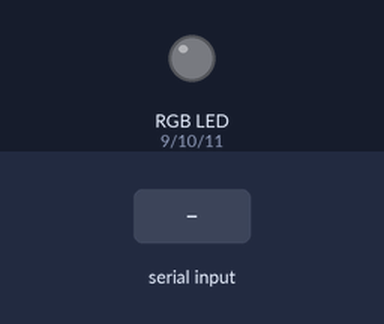
Simulated run of this sketch. Board: Arduino Uno, built with avr-gcc and run on an emulated ATmega328P. Parts: an RGB LED mixed from three pins (HIGH = lit). Inputs (shaded band) come from the test bench.

Above: at 1.2 s.
1.3 s: "r" received over Serial
At 2.5 s:
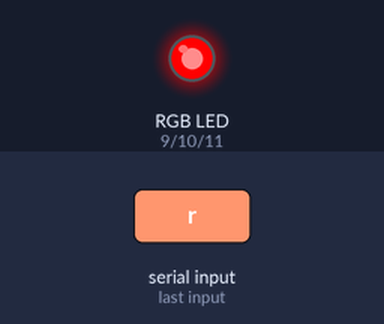
2.8 s: "g" received over Serial
At 3.7 s:
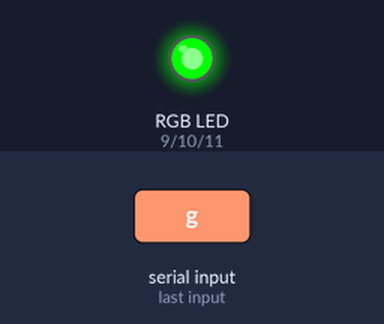
4.3 s: "b" received over Serial
At 4.9 s:
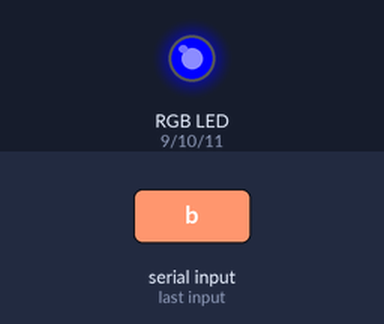
Timing chart, 0 to 7.3 s (numbered marks = the images above; inputs shaded):
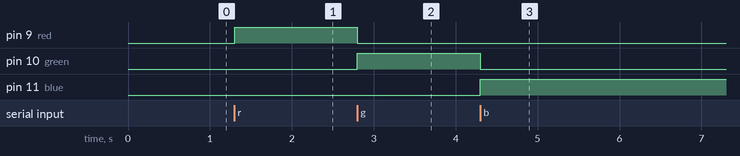

The sketch:

bluetooth_rgb.ino
```cpp
char data = ' ';
int red = 9;
int green = 10;
int blue = 11;

void setup()
{
  Serial.begin(9600);
  pinMode(red, OUTPUT);
  pinMode(green, OUTPUT);
  pinMode(blue, OUTPUT);
}

void loop()
{
  if (Serial.available())
  {
    data = Serial.read();
  }

  if (data == 'r')
  {
    digitalWrite(red, HIGH);
    digitalWrite(green, LOW);
    digitalWrite(blue, LOW);
  }
  else if (data == 'g')
  {
    digitalWrite(red, LOW);
    digitalWrite(green, HIGH);
    digitalWrite(blue, LOW);
  }
  else if (data == 'b')
  {
    digitalWrite(red, LOW);
    digitalWrite(green, LOW);
    digitalWrite(blue, HIGH);
  }
}
```

Measured:
- after the input at 1.3 s, pin 9 (red): LOW → HIGH at once
- after the input at 2.8 s, pin 9 (red): HIGH → LOW at once; pin 10 (green): LOW → HIGH at once
- after the input at 4.3 s, pin 10 (green): HIGH → LOW at once; pin 11 (blue): LOW → HIGH at once
